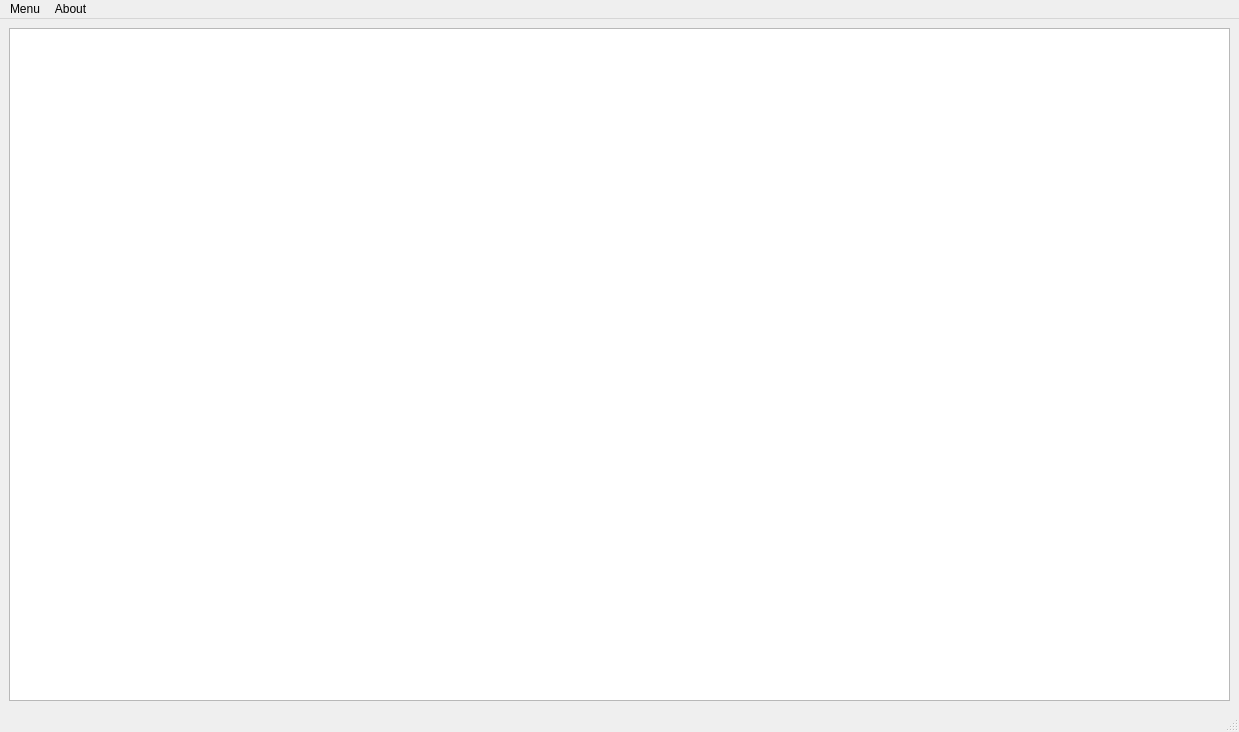
<?xml version="1.0" encoding="UTF-8"?>
<ui version="4.0">
 <class>MainWindow</class>
 <widget class="QMainWindow" name="MainWindow">
  <property name="geometry">
   <rect>
    <x>0</x>
    <y>0</y>
    <width>1239</width>
    <height>732</height>
   </rect>
  </property>
  <property name="windowTitle">
   <string>Beer?</string>
  </property>
  <property name="windowIcon">
   <iconset resource="../../Resources.qrc">
    <normaloff>:/resources/icon.png</normaloff>:/resources/icon.png</iconset>
  </property>
  <widget class="QWidget" name="centralwidget">
   <layout class="QGridLayout" name="gridLayout_3">
    <item row="0" column="0">
     <widget class="QGraphicsView" name="view"/>
    </item>
   </layout>
  </widget>
  <widget class="QMenuBar" name="menubar">
   <property name="geometry">
    <rect>
     <x>0</x>
     <y>0</y>
     <width>1239</width>
     <height>22</height>
    </rect>
   </property>
   <widget class="QMenu" name="menuAbout">
    <property name="title">
     <string>About</string>
    </property>
    <addaction name="actionAuthor"/>
    <addaction name="actionFAQ"/>
   </widget>
   <widget class="QMenu" name="menuArchive">
    <property name="title">
     <string>Menu</string>
    </property>
    <addaction name="actionSave"/>
    <addaction name="actionLoad"/>
   </widget>
   <addaction name="menuArchive"/>
   <addaction name="menuAbout"/>
  </widget>
  <widget class="QStatusBar" name="statusbar"/>
  <action name="actionAuthor">
   <property name="text">
    <string>Author</string>
   </property>
  </action>
  <action name="actionSave">
   <property name="text">
    <string>Save game</string>
   </property>
   <property name="shortcut">
    <string>Ctrl+S</string>
   </property>
  </action>
  <action name="actionLoad">
   <property name="text">
    <string>Load game</string>
   </property>
   <property name="shortcut">
    <string>Ctrl+L</string>
   </property>
  </action>
  <action name="actionFAQ">
   <property name="text">
    <string>FAQ</string>
   </property>
  </action>
 </widget>
 <resources>
  <include location="../../Resources.qrc"/>
 </resources>
 <connections/>
</ui>
